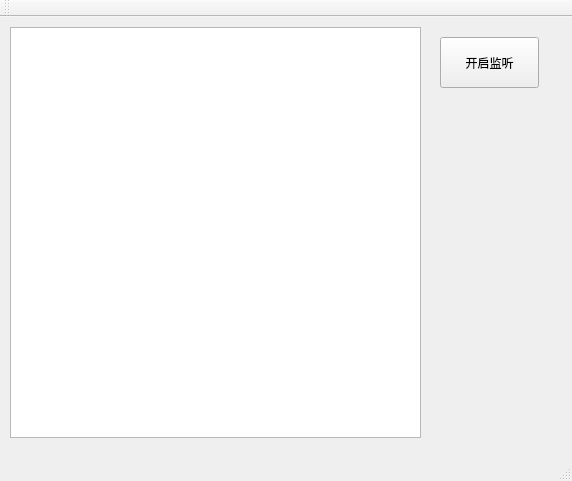
<?xml version="1.0" encoding="UTF-8"?>
<ui version="4.0">
 <class>Server</class>
 <widget class="QMainWindow" name="Server">
  <property name="geometry">
   <rect>
    <x>0</x>
    <y>0</y>
    <width>572</width>
    <height>481</height>
   </rect>
  </property>
  <property name="acceptDrops">
   <bool>true</bool>
  </property>
  <property name="windowTitle">
   <string>Server</string>
  </property>
  <widget class="QWidget" name="centralWidget">
   <widget class="QTextEdit" name="Message_textEdit">
    <property name="geometry">
     <rect>
      <x>10</x>
      <y>10</y>
      <width>411</width>
      <height>411</height>
     </rect>
    </property>
    <property name="readOnly">
     <bool>true</bool>
    </property>
   </widget>
   <widget class="QPushButton" name="Listen_pushButton">
    <property name="geometry">
     <rect>
      <x>440</x>
      <y>20</y>
      <width>99</width>
      <height>51</height>
     </rect>
    </property>
    <property name="text">
     <string>开启监听</string>
    </property>
   </widget>
  </widget>
  <widget class="QMenuBar" name="menuBar">
   <property name="geometry">
    <rect>
     <x>0</x>
     <y>0</y>
     <width>572</width>
     <height>25</height>
    </rect>
   </property>
  </widget>
  <widget class="QToolBar" name="mainToolBar">
   <attribute name="toolBarArea">
    <enum>TopToolBarArea</enum>
   </attribute>
   <attribute name="toolBarBreak">
    <bool>false</bool>
   </attribute>
  </widget>
  <widget class="QStatusBar" name="statusBar"/>
 </widget>
 <layoutdefault spacing="6" margin="11"/>
 <resources/>
 <connections/>
</ui>
